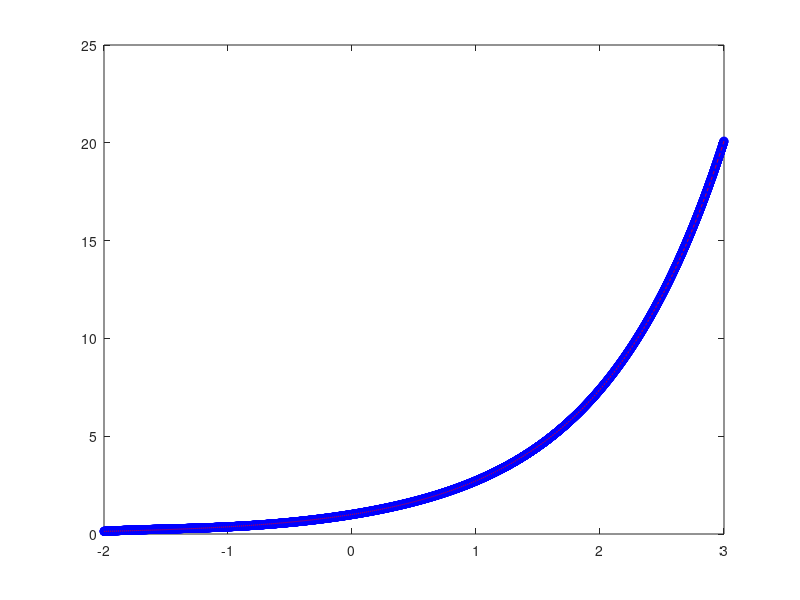
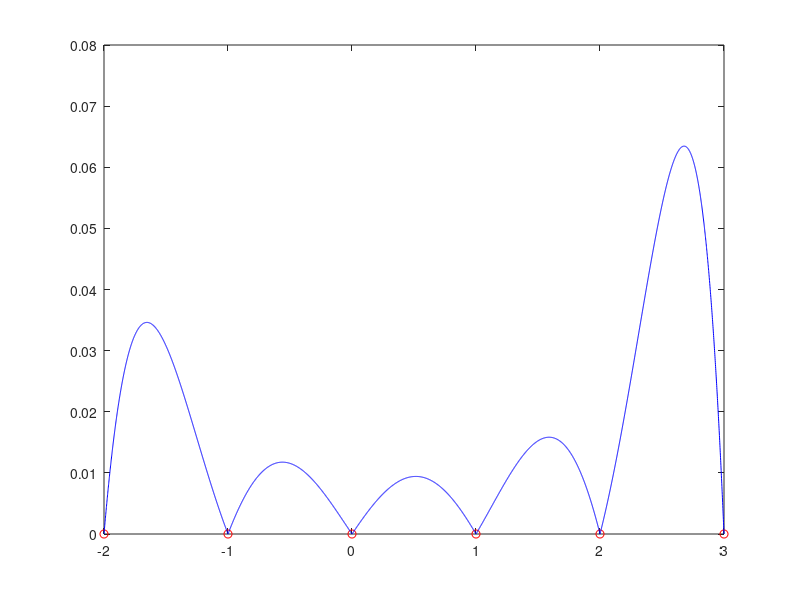

These charts were generated, in order, by the following MATLAB code:
close all
clear all
clc
format long

f=@(x) exp(x);
xnode=[-2:3]';
ynode=f(xnode);

p=polyfit(xnode,ynode,5);          %size(xnode,1)-1    
x=[-2:0.001:3];

y_app=polyval(p,x);                 %approximation
y_exact=f(x);                       %exact

err_abs_inf=norm(abs(y_exact-y_app),inf)
err_rel_inf=norm(abs(y_exact-y_app),inf)/norm(y_exact,inf)

err_abs_2=norm(abs(y_exact-y_app),2)
err_rel_2=norm(abs(y_exact-y_app),2)/norm(y_exact,2)
err_abs=abs(y_exact-y_app)
figure(1)
plot(x,y_app,'bo',x,y_exact,'r--')

figure(2)
plot(xnode,zeros(size(xnode)),'ro',x,err_abs,'b')
